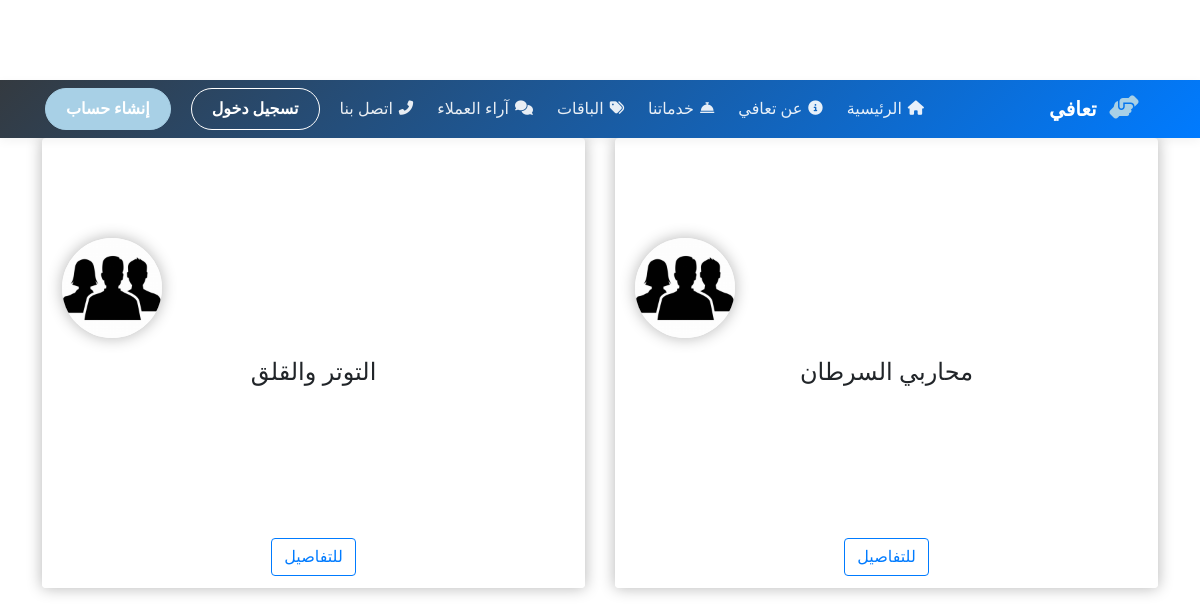
The page /group_list/ on the database as committed earlier.
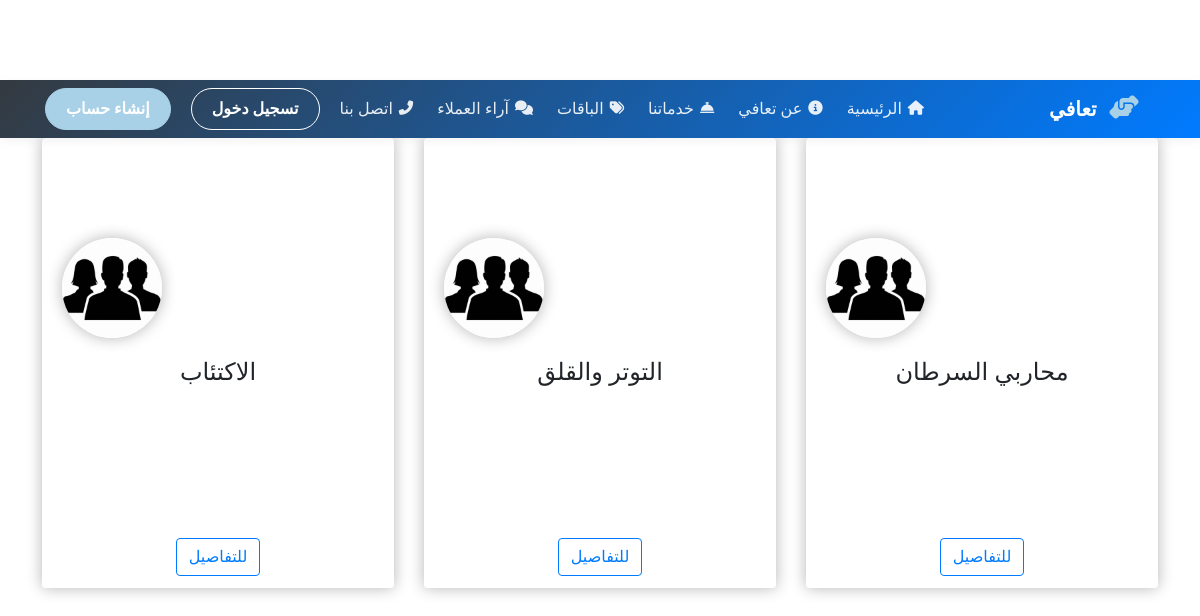
The same page on the database as committed later.
### Website/models.py (models this page shows)
class Group(models.Model):
    specialist =models.ForeignKey(Specialist,on_delete=models.CASCADE,default='')
    member= models.ManyToManyField(Member)
    group_name=models.CharField(max_length=1024)
    group_info=models.TextField()
    member_number=models.IntegerField( default=0)
    start_date=models.DateTimeField()
    end_date=models.DateTimeField()
    created_by=models.CharField(max_length=1024)
    missions_total=models.IntegerField(default=0)
    complete_mission=models.IntegerField(default=0)
    is_active=models.BooleanField()
    chat_url=models.URLField(default="")

### Website/views.py (the view)
# urls.py: path("group_list/",views.group_list,name="group_list"),
def group_list(request:HttpRequest):
    if "search" in request.GET:
        groups = Group.objects.filter(group_name__contains=request.GET["search"])
    else:
        groups=Group.objects.all()
    return render(request,"Website/group_list.html",{"groups":groups})

### Website/templates/Website/group_list.html (shortened to what this page needs)
{% extends 'Website/index.html' %}
{% load static%}
{%block content%}
<!DOCTYPE html>
<html lang="en">
<head>
  <link rel="stylesheet" href="{% static 'style/cards.css' %}">
  <link rel="stylesheet" href="https://cdnjs.cloudflare.com/ajax/libs/twitter-bootstrap/4.0.0-beta/css/bootstrap.min.css" />
  <link rel="stylesheet" href="https://cdnjs.cloudflare.com/ajax/libs/font-awesome/4.7.0/css/font-awesome.min.css" />
</head>
<body>
  <div class="container-md themed-container text-center">
    <div class="row row-cols-1 row-cols-sm-2 row-cols-md-3 g-3">
{%for group in groups%}
        <div class="col">
        <div class="card card-custom bg-white border-white border-0">
          <div class="card-custom-img" style="background-image: url(http://res.cloudinary.com/d3/image/upload/c_scale,q_auto:good,w_1110/trianglify-v1-cs85g_cc5d2i.jpg);"></div>
          <div class="card-custom-avatar">
            <img class="img-fluid" src="{% static 'imgs/group_avatar.jpg' %}" alt="Avatar" />
          </div>
          <div class="card-body" style="overflow-y: auto">
            <h4 class="card-title">{{group.group_name}}<br>
            </h4>
          </div>
          <div class="card-footer" style="background: inherit; border-color: inherit;">
            <a  href="{% url 'Website:group_detail' group.id %}" class="btn btn-outline-primary">للتفاصيل</a>
          </div>
        </div>
        </div>
{%endfor%}
      </div></div>
</body>
</html>
{%endblock%}

Rows that differ between the two databases and show on the page:
added Group: group_name "الاكتئاب"
